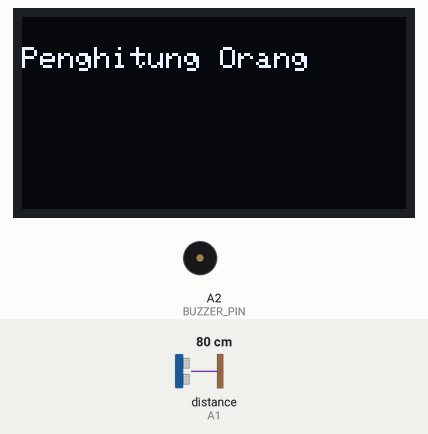
The sketch below on a simulated Arduino Uno, built with avr-gcc and run on an emulated ATmega328P. Shown: 128×64 one-colour display, buzzer (waves = sounding, pin HIGH). Wiring (inferred from the names in the program): ultrasonic range finder: trigger A0; echo A1. The inputs (shaded band) are chosen by the test bench; at power-on: distance to the obstacle (sensor on A1) 80 cm. The echo pulse lasts 58.3 µs per cm; pins used as bus, display or sensor lines are not drawn.

Above: at 3.2 s.
3.3 s: distance to the obstacle (sensor on A1) set to 9 cm
4.8 s: distance to the obstacle (sensor on A1) set to 6 cm
At 5.3 s:
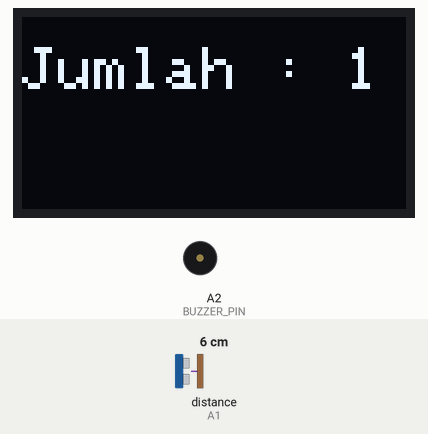
Timing chart, 0 to 7.8 s (numbered marks = the images above; inputs shaded):
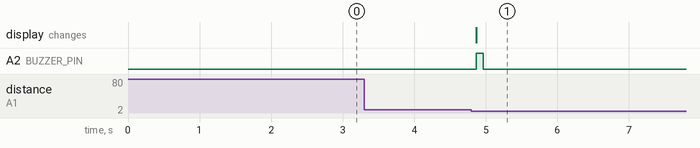

The sketch:

penghitung-orang.ino
```cpp
#include <Wire.h>
#include <Adafruit_GFX.h>
#include <Adafruit_SSD1306.h>

#define TRIG_PIN A0
#define ECHO_PIN A1
#define BUZZER_PIN A2
#define SCREEN_WIDTH 128
#define SCREEN_HEIGHT 64

Adafruit_SSD1306 display(SCREEN_WIDTH, SCREEN_HEIGHT, &Wire, -1);

int count = 0;
bool personDetected = false;

void setup() {
  // Initialize serial communication
  Serial.begin(9600);

  // Set pin modes
  pinMode(TRIG_PIN, OUTPUT);
  pinMode(ECHO_PIN, INPUT);
  pinMode(BUZZER_PIN, OUTPUT);

  // Initialize display
  if (!display.begin(SSD1306_SWITCHCAPVCC, 0x3C)) {
    Serial.println(F("SSD1306 allocation failed"));
    for (;;);
  }

  // Clear the buffer
  display.clearDisplay();
  display.setTextSize(1);
  display.setTextColor(SSD1306_WHITE);
  display.setCursor(0, 10);
  display.println("Penghitung Orang");
  display.display();
  delay(2000);
}

void loop() {
  long duration, distance;

  // Send a 10us pulse to trigger pin
  digitalWrite(TRIG_PIN, LOW);
  delayMicroseconds(2);
  digitalWrite(TRIG_PIN, HIGH);
  delayMicroseconds(10);
  digitalWrite(TRIG_PIN, LOW);

  // Read the echo pin
  duration = pulseIn(ECHO_PIN, HIGH);
  distance = (duration * 0.034) / 2;

  // Check if someone is in range (less than 10 cm)
  if (distance < 7) {
    if (!personDetected) {
      count++;
      personDetected = true;

      // Update display
      display.clearDisplay();
      display.setTextSize(2);
      display.setCursor(0, 10);
      display.print("Jumlah : ");
      display.print(count);
      display.display();

      // Buzzer notification
      digitalWrite(BUZZER_PIN, HIGH);
      delay(100);
      digitalWrite(BUZZER_PIN, LOW);
      delay(100);
    }
  } else {
    personDetected = false;
  }

  // Small delay to avoid too frequent checks
  delay(100);
}
```

Measured:
- the behaviour switches between 8 and 7 cm on distance to the obstacle (sensor on A1) (found by bisection; images 0 and 1)
- after the input at 3.3 s, every drawn part: stays the same
- after the input at 4.8 s, A2 (BUZZER_PIN): LOW → HIGH after 0.06 s, → LOW 0.10 s later; the display: changes after 0.06 s (image 1)
